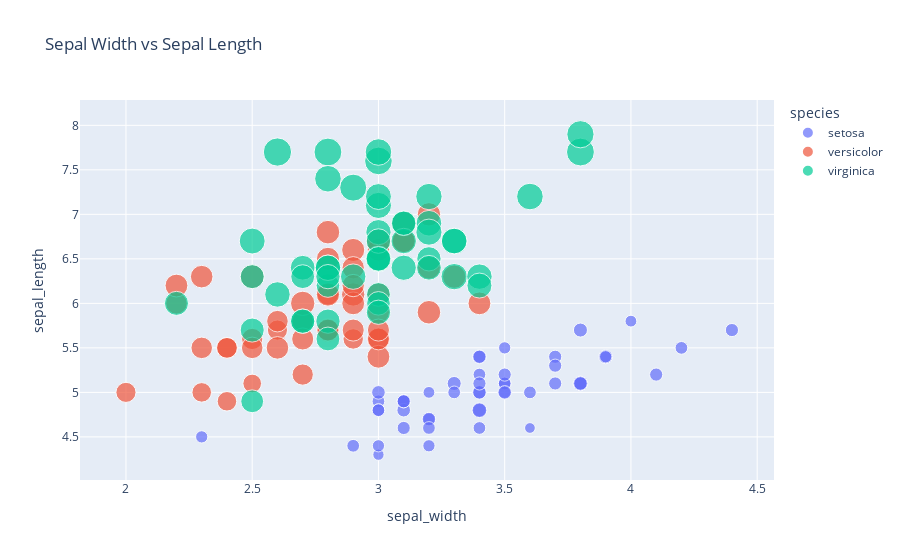

Notebook code cell kept with this figure:
### Code cell
## Understanding plotly.express
# examples scatter plot

import plotly.express as px

# Load the built-in iris dataset
df = px.data.iris()

# Create a scatter plot
fig = px.scatter(df, 
                 x='sepal_width', 
                 y='sepal_length', 
                 color='species',  # Different colors for each species
                 size='petal_length',  # Marker size based on petal length
                 title='Sepal Width vs Sepal Length'
                )

# Show the plot
fig.show()

### Figure 1 — Plotly figure (JSON) as saved in the notebook; plotly's stock layout.template omitted (floating-point values rounded to 4 significant figures)
{"data": [{"hovertemplate": "species=setosa<br>sepal_width=%{x}<br>sepal_length=%{y}<br>petal_length=%{marker.size}<extra></extra>", "legendgroup": "setosa", "marker": {"color": "#636efa", "size": [1.4, 1.4, 1.3, 1.5, 1.4, 1.7, 1.4, 1.5, 1.4, 1.5, 1.5, 1.6, 1.4, 1.1, 1.2, 1.5, 1.3, 1.4, 1.7, 1.5, 1.7, 1.5, 1, 1.7, 1.9, 1.6, 1.6, 1.5, 1.4, 1.6, 1.6, 1.5, 1.5, 1.4, 1.5, 1.2, 1.3, 1.5, 1.3, 1.5, 1.3, 1.3, 1.3, 1.6, 1.9, 1.4, 1.6, 1.4, 1.5, 1.4], "sizemode": "area", "sizeref": 0.01725, "symbol": "circle"}, "mode": "markers", "name": "setosa", "orientation": "v", "showlegend": true, "type": "scatter", "x": [3.5, 3, 3.2, 3.1, 3.6, 3.9, 3.4, 3.4, 2.9, 3.1, 3.7, 3.4, 3, 3, 4, 4.4, 3.9, 3.5, 3.8, 3.8, 3.4, 3.7, 3.6, 3.3, 3.4, 3, 3.4, 3.5, 3.4, 3.2, 3.1, 3.4, 4.1, 4.2, 3.1, 3.2, 3.5, 3.1, 3, 3.4, 3.5, 2.3, 3.2, 3.5, 3.8, 3, 3.8, 3.2, 3.7, 3.3], "xaxis": "x", "y": [5.1, 4.9, 4.7, 4.6, 5, 5.4, 4.6, 5, 4.4, 4.9, 5.4, 4.8, 4.8, 4.3, 5.8, 5.7, 5.4, 5.1, 5.7, 5.1, 5.4, 5.1, 4.6, 5.1, 4.8, 5, 5, 5.2, 5.2, 4.7, 4.8, 5.4, 5.2, 5.5, 4.9, 5, 5.5, 4.9, 4.4, 5.1, 5, 4.5, 4.4, 5, 5.1, 4.8, 5.1, 4.6, 5.3, 5], "yaxis": "y"}, {"hovertemplate": "species=versicolor<br>sepal_width=%{x}<br>sepal_length=%{y}<br>petal_length=%{marker.size}<extra></extra>", "legendgroup": "versicolor", "marker": {"color": "#EF553B", "size": [4.7, 4.5, 4.9, 4, 4.6, 4.5, 4.7, 3.3, 4.6, 3.9, 3.5, 4.2, 4, 4.7, 3.6, 4.4, 4.5, 4.1, 4.5, 3.9, 4.8, 4, 4.9, 4.7, 4.3, 4.4, 4.8, 5, 4.5, 3.5, 3.8, 3.7, 3.9, 5.1, 4.5, 4.5, 4.7, 4.4, 4.1, 4, 4.4, 4.6, 4, 3.3, 4.2, 4.2, 4.2, 4.3, 3, 4.1], "sizemode": "area", "sizeref": 0.01725, "symbol": "circle"}, "mode": "markers", "name": "versicolor", "orientation": "v", "showlegend": true, "type": "scatter", "x": [3.2, 3.2, 3.1, 2.3, 2.8, 2.8, 3.3, 2.4, 2.9, 2.7, 2, 3, 2.2, 2.9, 2.9, 3.1, 3, 2.7, 2.2, 2.5, 3.2, 2.8, 2.5, 2.8, 2.9, 3, 2.8, 3, 2.9, 2.6, 2.4, 2.4, 2.7, 2.7, 3, 3.4, 3.1, 2.3, 3, 2.5, 2.6, 3, 2.6, 2.3, 2.7, 3, 2.9, 2.9, 2.5, 2.8], "xaxis": "x", "y": [7, 6.4, 6.9, 5.5, 6.5, 5.7, 6.3, 4.9, 6.6, 5.2, 5, 5.9, 6, 6.1, 5.6, 6.7, 5.6, 5.8, 6.2, 5.6, 5.9, 6.1, 6.3, 6.1, 6.4, 6.6, 6.8, 6.7, 6, 5.7, 5.5, 5.5, 5.8, 6, 5.4, 6, 6.7, 6.3, 5.6, 5.5, 5.5, 6.1, 5.8, 5, 5.6, 5.7, 5.7, 6.2, 5.1, 5.7], "yaxis": "y"}, {"hovertemplate": "species=virginica<br>sepal_width=%{x}<br>sepal_length=%{y}<br>petal_length=%{marker.size}<extra></extra>", "legendgroup": "virginica", "marker": {"color": "#00cc96", "size": [6, 5.1, 5.9, 5.6, 5.8, 6.6, 4.5, 6.3, 5.8, 6.1, 5.1, 5.3, 5.5, 5, 5.1, 5.3, 5.5, 6.7, 6.9, 5, 5.7, 4.9, 6.7, 4.9, 5.7, 6, 4.8, 4.9, 5.6, 5.8, 6.1, 6.4, 5.6, 5.1, 5.6, 6.1, 5.6, 5.5, 4.8, 5.4, 5.6, 5.1, 5.1, 5.9, 5.7, 5.2, 5, 5.2, 5.4, 5.1], "sizemode": "area", "sizeref": 0.01725, "symbol": "circle"}, "mode": "markers", "name": "virginica", "orientation": "v", "showlegend": true, "type": "scatter", "x": [3.3, 2.7, 3, 2.9, 3, 3, 2.5, 2.9, 2.5, 3.6, 3.2, 2.7, 3, 2.5, 2.8, 3.2, 3, 3.8, 2.6, 2.2, 3.2, 2.8, 2.8, 2.7, 3.3, 3.2, 2.8, 3, 2.8, 3, 2.8, 3.8, 2.8, 2.8, 2.6, 3, 3.4, 3.1, 3, 3.1, 3.1, 3.1, 2.7, 3.2, 3.3, 3, 2.5, 3, 3.4, 3], "xaxis": "x", "y": [6.3, 5.8, 7.1, 6.3, 6.5, 7.6, 4.9, 7.3, 6.7, 7.2, 6.5, 6.4, 6.8, 5.7, 5.8, 6.4, 6.5, 7.7, 7.7, 6, 6.9, 5.6, 7.7, 6.3, 6.7, 7.2, 6.2, 6.1, 6.4, 7.2, 7.4, 7.9, 6.4, 6.3, 6.1, 7.7, 6.3, 6.4, 6, 6.9, 6.7, 6.9, 5.8, 6.8, 6.7, 6.7, 6.3, 6.5, 6.2, 5.9], "yaxis": "y"}], "layout": {"legend": {"itemsizing": "constant", "title": {"text": "species"}, "tracegroupgap": 0}, "title": {"text": "Sepal Width vs Sepal Length"}, "xaxis": {"anchor": "y", "domain": [0, 1], "title": {"text": "sepal_width"}}, "yaxis": {"anchor": "x", "domain": [0, 1], "title": {"text": "sepal_length"}}}}
